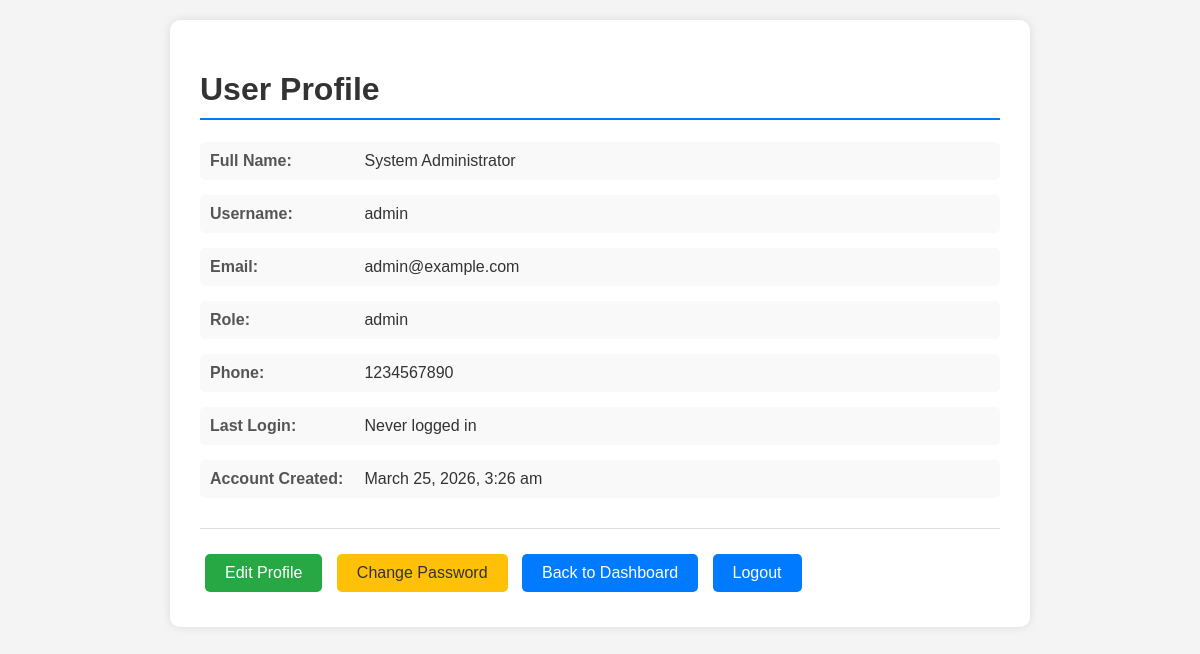
The app's page /profile.php (signed in) with its own data.
### tables this page shows
CREATE TABLE users (
    user_id INT AUTO_INCREMENT PRIMARY KEY,
    username VARCHAR(50) NOT NULL UNIQUE,
    email VARCHAR(100) NOT NULL UNIQUE,
    password_hash VARCHAR(255) NOT NULL,
    full_name VARCHAR(100) NOT NULL,
    user_type ENUM('student', 'teacher', 'admin') NOT NULL DEFAULT 'student',
    phone VARCHAR(20) DEFAULT NULL,
    profile_image VARCHAR(255) DEFAULT NULL,
    is_active TINYINT(1) DEFAULT 1,
    last_login DATETIME DEFAULT NULL,
    created_at TIMESTAMP DEFAULT CURRENT_TIMESTAMP,
    updated_at TIMESTAMP DEFAULT CURRENT_TIMESTAMP ON UPDATE CURRENT_TIMESTAMP,
    
     
    remember_token VARCHAR(64) DEFAULT NULL,
    remember_expires DATETIME DEFAULT NULL,
    
    INDEX idx_username (username),
    INDEX idx_email (email),
    INDEX idx_user_type (user_type)
);

### profile.php (the view, shortened to what this page needs)
<?php
require_once 'db_connection.php';
$user_id = $_SESSION['user_id'];
try {
    $stmt = $pdo->prepare("SELECT * FROM users WHERE user_id = ?");
    $stmt->execute([$user_id]);
    $user = $stmt->fetch(PDO::FETCH_ASSOC);
} catch (PDOException $e) {
    die("Error fetching profile: " . $e->getMessage());
}
?>
<!DOCTYPE html>
<html lang="en">
<head>
</head>
<body>
    <div class="container">
        <h1>User Profile</h1>
        <div class="profile-info">
            <div class="profile-item">
                <span class="profile-label">Full Name:</span>
                <span class="profile-value"><?php echo htmlspecialchars($user['full_name']); ?></span>
            </div>
            <div class="profile-item">
                <span class="profile-label">Username:</span>
                <span class="profile-value"><?php echo htmlspecialchars($user['username']); ?></span>
            </div>
            <div class="profile-item">
                <span class="profile-label">Email:</span>
                <span class="profile-value"><?php echo htmlspecialchars($user['email']); ?></span>
            </div>
            <div class="profile-item">
                <span class="profile-label">Role:</span>
                <span class="profile-value"><?php echo htmlspecialchars($user['user_type']); ?></span>
            </div>
            <div class="profile-item">
                <span class="profile-label">Phone:</span>
                <span class="profile-value"><?php echo htmlspecialchars($user['phone'] ?? 'Not set'); ?></span>
            </div>
            <div class="profile-item">
                <span class="profile-label">Last Login:</span>
                <span class="profile-value">
                    <?php echo !empty($user['last_login']) ? date('F j, Y, g:i a', strtotime($user['last_login'])) : 'Never logged in'; ?>
                </span>
            </div>
            <div class="profile-item">
                <span class="profile-label">Account Created:</span>
                <span class="profile-value">
                    <?php echo date('F j, Y, g:i a', strtotime($user['created_at'])); ?>
                </span>
            </div>
        </div>
        <div class="action-buttons">
            <a href="edit_profile.php" class="btn btn-edit">Edit Profile</a>
            <a href="change_password.php" class="btn btn-password">Change Password</a>
            <a href="dashboard.php" class="btn">Back to Dashboard</a>
            <a href="logout.php" class="btn btn-danger">Logout</a>
        </div>
    </div>
</body>
</html>

### profile.php (style rules this page uses)
body { font-family: Arial, sans-serif; background-color: #f4f4f4; margin: 0; padding: 20px; }
.container { max-width: 800px; margin: 0 auto; background: white; padding: 30px; border-radius: 10px; box-shadow: 0 0 10px rgba(0,0,0,0.1); }
h1 { color: #333; border-bottom: 2px solid #007bff; padding-bottom: 10px; }
.profile-info { margin: 20px 0; }
.profile-item { margin: 15px 0; padding: 10px; background: #f9f9f9; border-radius: 5px; }
.profile-label { font-weight: bold; color: #555; display: inline-block; width: 150px; }
.profile-value { color: #333; }
.btn { display: inline-block; padding: 10px 20px; background: #007bff; color: white; text-decoration: none; border-radius: 5px; margin: 5px; border: none; cursor: pointer; }
.btn-edit { background: #28a745; }
.btn-password { background: #ffc107; color: #333; }
.action-buttons { margin-top: 30px; padding-top: 20px; border-top: 1px solid #ddd; }

### records on screen
users: full_name "System Administrator", username "admin", email "admin@example.com", user_type "admin", phone "1234567890", created_at "March 25, 2026, 3:26 am"
